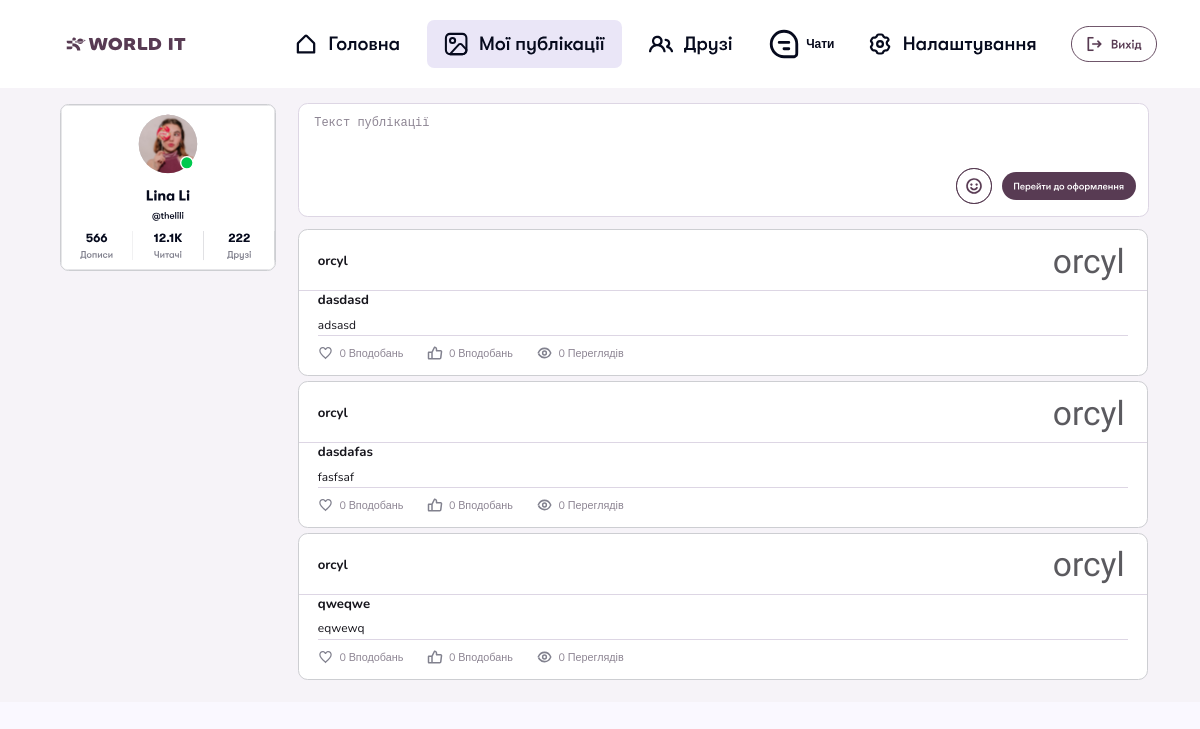
The page /post/ (signed in) on the database its author committed.
### post_app/models.py (models this page shows)
class Post(models.Model):
    title = models.CharField(max_length=250)
    topic = models.CharField(max_length=250, blank= True, null=True)
    content= models.CharField(max_length=700)
    created_at= models.DateField(auto_now_add=True)
    updated_at= models.DateField(auto_now=True)
    author= models.ForeignKey(to= 'user_app.User', on_delete= models.CASCADE, related_name = 'user')
    tags= models.ManyToManyField(to= 'Tag', related_name = 'tags')

### user_app/models.py (models this page shows)
class User(AbstractUser):
    username = models.CharField(
        max_length=150,
        blank=True,
        null=True
    )
    email = models.EmailField(
        unique=True
    )
    USERNAME_FIELD = 'email'
    REQUIRED_FIELDS = []

### post_app/views.py (the view, shortened to what this page needs)
# urls.py: path('', PostListView.as_view(), name='post_list'),
class PostListView(LoginRequiredMixin, ListView):
    model = Post
    context_object_name = 'posts'
    template_name = 'post_app/post.html'
    paginate_by = 3
    def get_queryset(self):
        return Post.objects.filter(author=self.request.user).order_by('-created_at').prefetch_related('images', 'tags', 'urls', 'likes', 'hearts', 'views')
    def get(self, request, *args, **kwargs):
        return super().get(request, *args, **kwargs)
    def get_context_data(self, **kwargs):
        context = super().get_context_data(**kwargs)
        context['post_form'] = PostForm()
        return context

### post_app/models.py (called while the page is built)
    def __str__(self):
        return self.name

### post_app/templates/post_app/post.html (shortened to what this page needs)
{% extends "base.html" %}
{% load static %}
{% block links %}
<link rel="stylesheet" href="{% static 'post_static/post_index.css' %}">
{% endblock %}
{% block content %}
<section class="post-section">
  <div class="post-container">
    <div class="post-create-container">
      <textarea placeholder="Текст публікації" class="create-post-input"></textarea>
      <div class="create-post-footer">
        <button class="post-emoji-btn">
          <img src="{% static 'images/Component 4.svg' %}" alt="">
        </button>
        <button class="open-post-modal-btn">
          <img src="{% static 'images/Button (1).svg' %}" alt="">
        </button>
      </div>
    </div>
  </div>
</section>
<section class="posts-feed">
  <div id="post-list">
    {% include 'post_app/posts.html' %}
  </div>
</section>
{% endblock %}

### post_app/templates/post_app/posts.html (shortened to what this page needs)
{% load static %}
{% for post in posts %}
  <div class="post-card">
    <div class="post-card-header">
      <div class="post-card-author">
        <span class="post-author-name">{{ post.author.username }}</span>
      </div>
      <span class="post-author-signature">{{ post.author.username }}</span>
    </div>
    <div class="post-card-body">
      <h2 class="post-card-title">{{ post.title }}</h2>
      <p class="post-card-content">{{ post.content }}</p>
    </div>
    <div class="post-card-footer">
      <span class="post-card-stat">
        <img src="{% static 'images/Component 5 (2).svg' %}" alt="">
        {{ post.likes.count }} Вподобань
      </span>
      <span class="post-card-stat">
        <img src="{% static 'images/Component 5 (3).svg' %}" alt="">
        {{ post.hearts.count }} Вподобань
      </span>
      <span class="post-card-stat">
        <img src="{% static 'images/eye.svg' %}" alt="">
        {{ post.views.count }} Переглядів
      </span>
    </div>
  </div>
{% endfor %}

### static/css/base.css (style rules this page uses)
body { font-family: 'Nunito', sans-serif; margin: 0; min-height: 100vh; background-color: #FAF8FF; overflow-x: hidden; }
html, body { overflow-x: hidden; }
h1, p { margin: 0; }
button { font: sans-serif; }

### post_app/static/post_static/post_index.css (style rules this page uses)
.post-section { width: 100%; background: #F6F3F8; padding: 1.9vh 0 0 calc(clamp(18vw, 18vw, 25vw) + 5vw + 1.8vw); display: flex; justify-content: flex-start; align-items: flex-start; box-sizing: border-box; }
.post-create-container { width: 68.2vw; height: 11vh; background: #FFFFFF; border: 0.05vw solid #DDD6E4; border-radius: 0.8vw; padding: 1.5vh 1.3vw; position: relative; }
.create-post-input { width: 100%; height: 100%; border: none; outline: none; background: transparent; resize: none; font-size: 1vw; font-weight: 400; color: #16151C; padding: 0; cursor: text; }
.create-post-input::placeholder { color: #8D8593; }
.create-post-footer { position: absolute; right: 1vw; bottom: 1.5vh; display: flex; align-items: center; gap: 0.8vw; }
.post-emoji-btn { width: 3vw; height: 3vw; border-radius: 50%; border: 0.08vw solid #543C52; background: transparent; display: flex; justify-content: center; align-items: center; cursor: pointer; padding: 0; }
.post-emoji-btn img { width: 3vw; height: 3vw; object-fit: contain; }
.open-post-modal-btn { width: 11.2vw; height: 4vh; border: none; background: transparent; padding: 0; cursor: pointer; display: flex; align-items: center; justify-content: center; }
.open-post-modal-btn img { width: 11.2vw; height: 4vh; object-fit: contain; }
.posts-feed { background: #F6F3F8; display: flex; flex-direction: column; align-items: flex-start; gap: 0.5vh; padding: 1.5vh 1.8vw 2.2vh calc(clamp(18vw, 18vw, 25vw) + 5vw + 1.8vw); box-sizing: border-box; min-width: 100vw; }
.post-card { width: 70.9vw; background: #FFFFFF; border: 0.07vw solid #CDCED2; border-radius: 0.8vw; padding: 1.8vh 1.6vw; display: flex; flex-direction: column; box-sizing: border-box; overflow: hidden; }
.post-card-header { display: flex; justify-content: space-between; align-items: center; padding-bottom: 1.5vh; margin-left: -1.6vw; margin-right: -1.6vw; padding-left: 1.6vw; padding-right: 1.6vw; border-bottom: 0.07vw solid #DDD6E4; }
.post-card-author { display: flex; align-items: center; gap: 0.8vw; }
.post-card-body { display: flex; flex-direction: column; gap: 0.8vh; }
.post-card-title { font-size: 1.1vw; font-weight: 700; color: #16151C; margin: 0; }
.post-card-content { font-size: 1vw; color: #16151C; line-height: 1.6; margin: 0; }
.post-card-footer { display: flex; gap: 2vw; padding-top: 1.2vh; border-top: 0.07vw solid #DDD6E4; align-items: center; }
.post-card-stat { display: flex; align-items: center; gap: 0.5vw; font-size: 0.9vw; color: #8D8593; cursor: pointer; }
.post-card-stat img { width: 1.3vw; height: 1.3vw; }
.post-author-signature { font-family: 'Sacramento', cursive; font-size: 2.8vw; color: #16151C; opacity: 0.7; margin-left: auto; padding-right: 0.3vw; line-height: 1; }
.post-author-name { font-family: 'Nunito', sans-serif; font-weight: 700; font-size: 1.1vw; line-height: 1.4; letter-spacing: -0.005em; color: #16151C; }
#post-list { display: flex; flex-direction: column; gap: 0.6vh; }

### rows shown on the page
Post: author.username "orcyl", title "dasdasd", content "adsasd", likes.count "0", hearts.count "0", views.count "0"
Post: author.username "orcyl", title "dasdafas", content "fasfsaf", likes.count "0", hearts.count "0", views.count "0"
Post: author.username "orcyl", title "qweqwe", content "eqwewq", likes.count "0", hearts.count "0", views.count "0"
